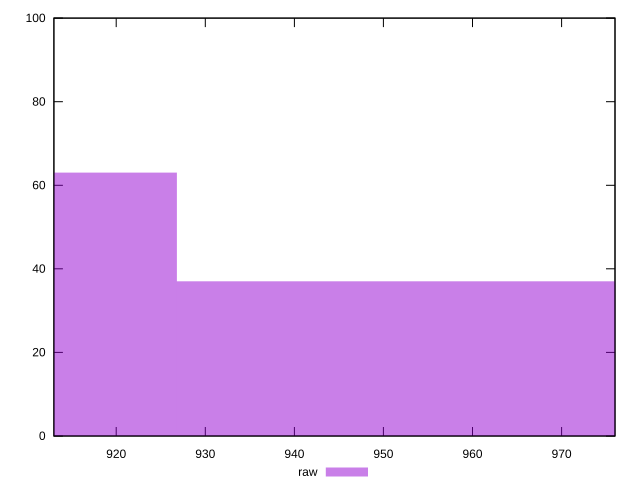

The gnuplot source for this figure:
reset

$raw <<EOF
951.845287619412 37
901.7481672183903 63
EOF

set key outside below
set boxwidth 50.097120401021684
set xrange [913:976]
set yrange [0:100]
set style fill transparent solid 0.5 noborder
set terminal svg size 640, 490 enhanced background rgb 'white'
set output "report_00007_2020-12-11T15:55:29.892Z/render-blocking-resources/samples/pages+cached+nointeractive/raw/histogram.svg"

plot $raw title "raw" with boxes

reset
